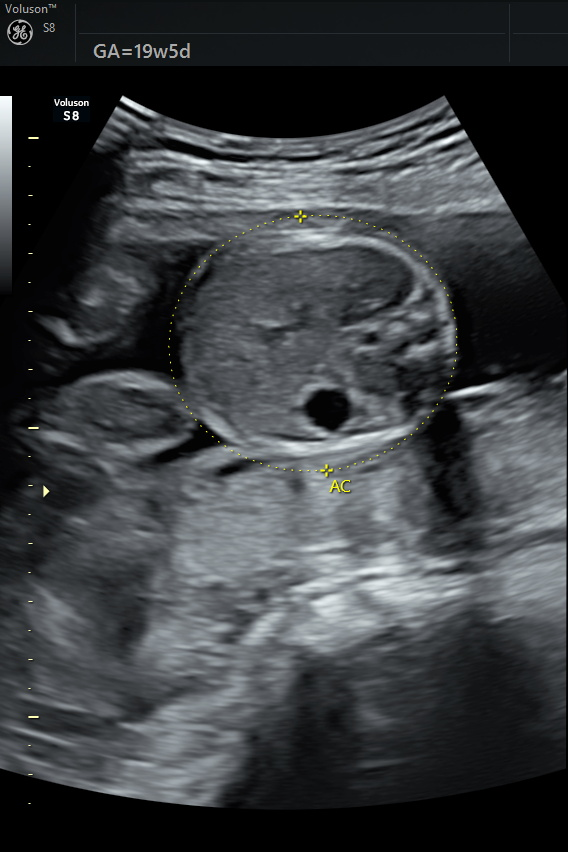
#> input picture image_part_001 (22).png, 568 x 852 px, found by its file name
$ jupyter execute --allow-errors frozen_east_text_detection.ipynb
#> lines starting #> are read from the running program, lines starting #| are printed output that depends on the picture
[cell 1]
from multiprocessing.pool import ThreadPool
from imutils.object_detection import non_max_suppression
import numpy as np
import time
import cv2

# load the input image and grab the image dimensions
image = cv2.imread("C:\MajorProject\image_part_001 (22).png")
#> image is the input picture: shape (852, 568, 3); mean B, G, R 63.5, 60.9, 57.9
eighth = image.size // 8
#> eighth = 181476


orig = image.copy()
(H, W) = image.shape[:2]
#> H = 852; W = 568

# set the new width and height and then determine the ratio in change
# for both the width and height
(newW, newH) = (320, 320)
rW = W / float(newW)
#> rW = 1.77
rH = H / float(newH)
#> rH = 2.66

# resize the image and grab the new image dimensions
image = cv2.resize(image, (newW, newH))
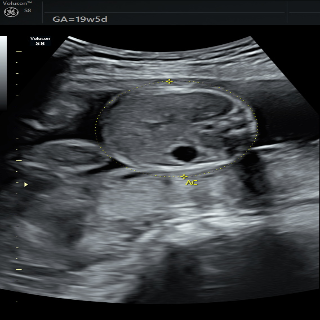
#> image: shape (320, 320, 3); mean B, G, R 63.5, 60.8, 57.9
(H, W) = image.shape[:2]
#> H = 320; W = 320

def find_bg():
    colors = {}
    colour = []
    temp = 0
    key = ""
    for i in range(H):
        for j in range(W):
            if str(image[i, j]) in colors:
                color = str(image[i, j])
                colors[color] += 1

                if temp < colors[color]:
                    temp = colors[color]
                    key = color
                    colour = image[i, j]
                if colors[color] == eighth:
                    temp = colors[color]
                    key = color
                    colour = image[i, j]
                    break
            elif str(image[i, j]) not in colors:
                color = str(image[i, j])
                colors[color] = 1

    if temp == 0:
            for color in colors:
                if temp < colors[color]:
                    temp = colors[color]
                    key = color

    return colour

# define the two output layer names for the EAST detector model that
# we are interested -- the first is the output probabilities and the
# second can be used to derive the bounding box coordinates of text
layerNames = [
        "feature_fusion/Conv_7/Sigmoid",
        "feature_fusion/concat_3"]

# load the pre-trained EAST text detector
print("[INFO] loading EAST text detector...")
#> (the rest of this cell did not finish here and is left out)

[cell 2]
import matplotlib.pyplot as plt
from PIL import Image

[cell 3]
plt.figure(figsize=(12,10))
plt.imshow(orig)

[cell 4]
Image.open("C:\MajorProject\image_part_001 (22).png")
